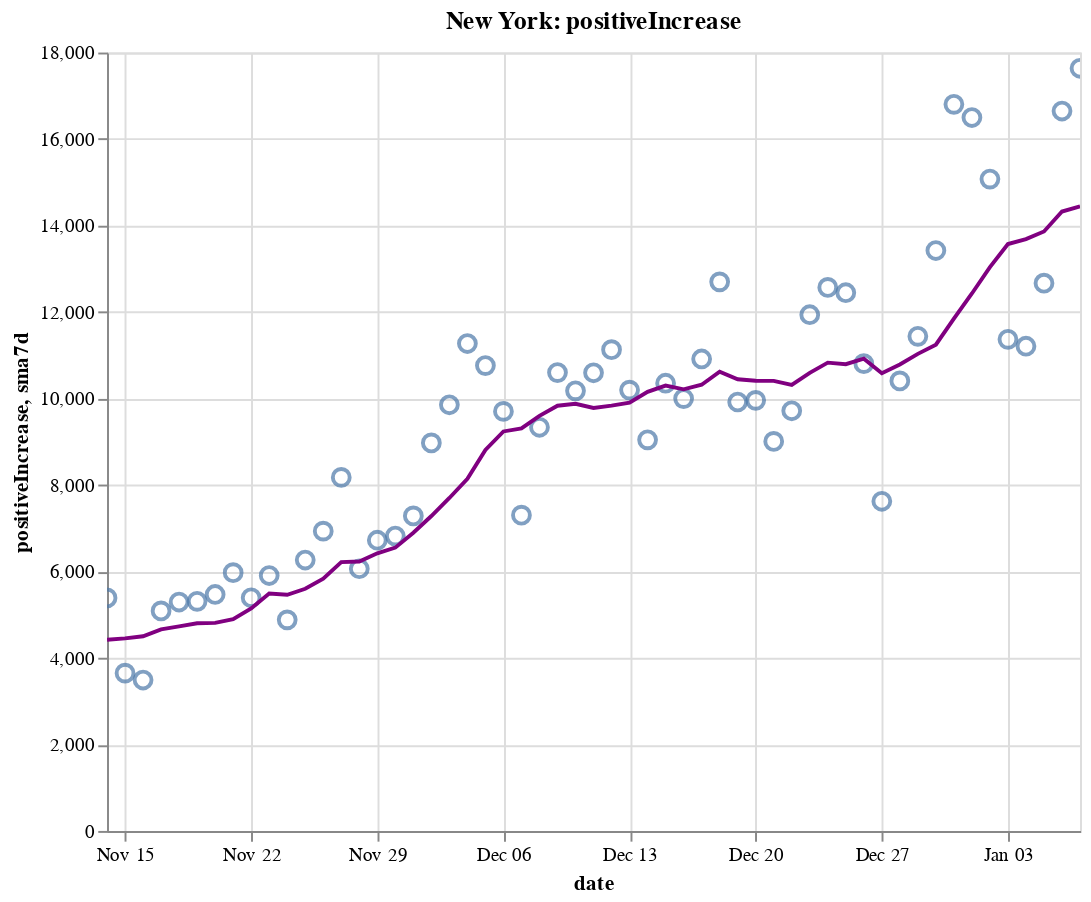

Notebook source saved alongside this figure:
### Code cell
create_plot(ny, 'positiveIncrease')

### Figure 1 — Vega-Lite specification as saved in the notebook (floating-point values rounded to 4 significant figures)
{"config": {"view": {"continuousWidth": 400, "continuousHeight": 300}}, "layer": [{"layer": [{"mark": {"type": "point", "size": 75}, "encoding": {"tooltip": [{"type": "temporal", "field": "date"}, {"type": "quantitative", "field": "positiveIncrease"}, {"type": "quantitative", "field": "sma7d"}], "x": {"type": "temporal", "field": "date"}, "y": {"type": "quantitative", "field": "positiveIncrease"}}, "selection": {"selector008": {"type": "interval", "bind": "scales", "encodings": ["x", "y"]}}}, {"mark": {"type": "line", "color": "purple"}, "encoding": {"x": {"type": "temporal", "field": "date"}, "y": {"type": "quantitative", "field": "sma7d"}}}]}, {"mark": {"type": "rule", "color": "#aaa"}, "encoding": {"x": {"type": "temporal", "field": "date"}}, "transform": [{"filter": {"selection": "selector007"}}]}, {"mark": "circle", "encoding": {"opacity": {"condition": {"value": 1, "selection": "selector007"}, "value": 0}, "tooltip": [{"type": "temporal", "field": "date"}, {"type": "quantitative", "field": "positiveIncrease"}, {"type": "quantitative", "field": "sma7d"}], "x": {"type": "temporal", "field": "date"}, "y": {"type": "quantitative", "field": "positiveIncrease"}}, "selection": {"selector007": {"type": "single", "encodings": ["x"], "on": "mouseover", "nearest": true, "empty": "none"}}}, {"mark": {"type": "text", "align": "left", "dx": 5, "dy": -5, "stroke": "white", "strokeWidth": 2}, "encoding": {"text": {"type": "quantitative", "field": "positiveIncrease"}, "tooltip": [{"type": "temporal", "field": "date"}, {"type": "quantitative", "field": "positiveIncrease"}, {"type": "quantitative", "field": "sma7d"}], "x": {"type": "temporal", "field": "date"}, "y": {"type": "quantitative", "field": "positiveIncrease"}}, "transform": [{"filter": {"selection": "selector007"}}]}, {"mark": {"type": "text", "align": "left", "dx": 5, "dy": -5}, "encoding": {"text": {"type": "quantitative", "field": "positiveIncrease"}, "tooltip": [{"type": "temporal", "field": "date"}, {"type": "quantitative", "field": "positiveIncrease"}, {"type": "quantitative", "field": "sma7d"}], "x": {"type": "temporal", "field": "date"}, "y": {"type": "quantitative", "field": "positiveIncrease"}}, "transform": [{"filter": {"selection": "selector007"}}]}], "data": {"name": "data-5116a0d3b9ea632a036a07da962b2170"}, "height": 400, "title": "New York: positiveIncrease", "width": 500, "$schema": "https://vega.github.io/schema/vega-lite/v4.8.1.json", "datasets": {"data-5116a0d3b9ea632a036a07da962b2170": [{"date": "2020-11-14T00:00:00", "totalTestResultsIncrease": 184200.0, "positiveIncrease": 5388.0, "death": 26100.0, "deathIncrease": 24.0, "positiveRate": 0.029, "state": "New York", "sma7d": 4420.0}, {"date": "2020-11-15T00:00:00", "totalTestResultsIncrease": 133200.0, "positiveIncrease": 3649.0, "death": 26130.0, "deathIncrease": 30.0, "positiveRate": 0.027, "state": "New York", "sma7d": 4452.0}, {"date": "2020-11-16T00:00:00", "totalTestResultsIncrease": 124600.0, "positiveIncrease": 3490.0, "death": 26160.0, "deathIncrease": 26.0, "positiveRate": 0.028, "state": "New York", "sma7d": 4501.0}, {"date": "2020-11-17T00:00:00", "totalTestResultsIncrease": 159900.0, "positiveIncrease": 5088.0, "death": 26190.0, "deathIncrease": 30.0, "positiveRate": 0.032, "state": "New York", "sma7d": 4662.0}, {"date": "2020-11-18T00:00:00", "totalTestResultsIncrease": 154400.0, "positiveIncrease": 5294.0, "death": 26220.0, "deathIncrease": 36.0, "positiveRate": 0.034, "state": "New York", "sma7d": 4730.0}, {"date": "2020-11-19T00:00:00", "totalTestResultsIncrease": 195200.0, "positiveIncrease": 5310.0, "death": 26260.0, "deathIncrease": 32.0, "positiveRate": 0.027, "state": "New York", "sma7d": 4803.0}, {"date": "2020-11-20T00:00:00", "totalTestResultsIncrease": 205500.0, "positiveIncrease": 5468.0, "death": 26290.0, "deathIncrease": 35.0, "positiveRate": 0.027, "state": "New York", "sma7d": 4812.0}, {"date": "2020-11-21T00:00:00", "totalTestResultsIncrease": 207900.0, "positiveIncrease": 5972.0, "death": 26330.0, "deathIncrease": 34.0, "positiveRate": 0.029, "state": "New York", "sma7d": 4896.0}, {"date": "2020-11-22T00:00:00", "totalTestResultsIncrease": 196600.0, "positiveIncrease": 5392.0, "death": 26360.0, "deathIncrease": 31.0, "positiveRate": 0.027, "state": "New York", "sma7d": 5145.0}, {"date": "2020-11-23T00:00:00", "totalTestResultsIncrease": 191500.0, "positiveIncrease": 5906.0, "death": 26390.0, "deathIncrease": 33.0, "positiveRate": 0.031, "state": "New York", "sma7d": 5490.0}, {"date": "2020-11-24T00:00:00", "totalTestResultsIncrease": 164800.0, "positiveIncrease": 4881.0, "death": 26440.0, "deathIncrease": 51.0, "positiveRate": 0.03, "state": "New York", "sma7d": 5460.0}, {"date": "2020-11-25T00:00:00", "totalTestResultsIncrease": 173100.0, "positiveIncrease": 6265.0, "death": 26480.0, "deathIncrease": 41.0, "positiveRate": 0.036, "state": "New York", "sma7d": 5599.0}, {"date": "2020-11-26T00:00:00", "totalTestResultsIncrease": 217700.0, "positiveIncrease": 6933.0, "death": 26550.0, "deathIncrease": 67.0, "positiveRate": 0.032, "state": "New York", "sma7d": 5831.0}, {"date": "2020-11-27T00:00:00", "totalTestResultsIncrease": 219400.0, "positiveIncrease": 8176.0, "death": 26590.0, "deathIncrease": 39.0, "positiveRate": 0.037, "state": "New York", "sma7d": 6218.0}, {"date": "2020-11-28T00:00:00", "totalTestResultsIncrease": 152400.0, "positiveIncrease": 6063.0, "death": 26630.0, "deathIncrease": 44.0, "positiveRate": 0.04, "state": "New York", "sma7d": 6231.0}, {"date": "2020-11-29T00:00:00", "totalTestResultsIncrease": 157300.0, "positiveIncrease": 6723.0, "death": 26690.0, "deathIncrease": 58.0, "positiveRate": 0.043, "state": "New York", "sma7d": 6421.0}, {"date": "2020-11-30T00:00:00", "totalTestResultsIncrease": 149000.0, "positiveIncrease": 6819.0, "death": 26750.0, "deathIncrease": 57.0, "positiveRate": 0.046, "state": "New York", "sma7d": 6551.0}, {"date": "2020-12-01T00:00:00", "totalTestResultsIncrease": 146700.0, "positiveIncrease": 7285.0, "death": 26820.0, "deathIncrease": 69.0, "positiveRate": 0.05, "state": "New York", "sma7d": 6895.0}, {"date": "2020-12-02T00:00:00", "totalTestResultsIncrease": 193600.0, "positiveIncrease": 8973.0, "death": 26890.0, "deathIncrease": 73.0, "positiveRate": 0.046, "state": "New York", "sma7d": 7282.0}, {"date": "2020-12-03T00:00:00", "totalTestResultsIncrease": 203400.0, "positiveIncrease": 9855.0, "death": 26960.0, "deathIncrease": 66.0, "positiveRate": 0.048, "state": "New York", "sma7d": 7699.0}, {"date": "2020-12-04T00:00:00", "totalTestResultsIncrease": 208300.0, "positiveIncrease": 11270.0, "death": 27020.0, "deathIncrease": 62.0, "positiveRate": 0.054, "state": "New York", "sma7d": 8141.0}, {"date": "2020-12-05T00:00:00", "totalTestResultsIncrease": 215400.0, "positiveIncrease": 10760.0, "death": 27090.0, "deathIncrease": 72.0, "positiveRate": 0.05, "state": "New York", "sma7d": 8812.0}, {"date": "2020-12-06T00:00:00", "totalTestResultsIncrease": 205800.0, "positiveIncrease": 9702.0, "death": 27150.0, "deathIncrease": 60.0, "positiveRate": 0.047, "state": "New York", "sma7d": 9238.0}, {"date": "2020-12-07T00:00:00", "totalTestResultsIncrease": 152300.0, "positiveIncrease": 7302.0, "death": 27230.0, "deathIncrease": 83.0, "positiveRate": 0.048, "state": "New York", "sma7d": 9307.0}, {"date": "2020-12-08T00:00:00", "totalTestResultsIncrease": 162500.0, "positiveIncrease": 9335.0, "death": 27310.0, "deathIncrease": 75.0, "positiveRate": 0.057, "state": "New York", "sma7d": 9600.0}, {"date": "2020-12-09T00:00:00", "totalTestResultsIncrease": 194600.0, "positiveIncrease": 10600.0, "death": 27400.0, "deathIncrease": 97.0, "positiveRate": 0.054, "state": "New York", "sma7d": 9832.0}, {"date": "2020-12-10T00:00:00", "totalTestResultsIncrease": 197400.0, "positiveIncrease": 10180.0, "death": 27500.0, "deathIncrease": 94.0, "positiveRate": 0.052, "state": "New York", "sma7d": 9878.0}, {"date": "2020-12-11T00:00:00", "totalTestResultsIncrease": 212700.0, "positiveIncrease": 10600.0, "death": 27590.0, "deathIncrease": 89.0, "positiveRate": 0.05, "state": "New York", "sma7d": 9782.0}, {"date": "2020-12-12T00:00:00", "totalTestResultsIncrease": 242900.0, "positiveIncrease": 11130.0, "death": 27680.0, "deathIncrease": 88.0, "positiveRate": 0.046, "state": "New York", "sma7d": 9834.0}, {"date": "2020-12-13T00:00:00", "totalTestResultsIncrease": 205200.0, "positiveIncrease": 10190.0, "death": 27780.0, "deathIncrease": 110.0, "positiveRate": 0.05, "state": "New York", "sma7d": 9905.0}, {"date": "2020-12-14T00:00:00", "totalTestResultsIncrease": 159800.0, "positiveIncrease": 9044.0, "death": 27870.0, "deathIncrease": 85.0, "positiveRate": 0.057, "state": "New York", "sma7d": 10150.0}, {"date": "2020-12-15T00:00:00", "totalTestResultsIncrease": 194200.0, "positiveIncrease": 10350.0, "death": 28000.0, "deathIncrease": 132.0, "positiveRate": 0.053, "state": "New York", "sma7d": 10300.0}, {"date": "2020-12-16T00:00:00", "totalTestResultsIncrease": 160900.0, "positiveIncrease": 9998.0, "death": 28100.0, "deathIncrease": 98.0, "positiveRate": 0.062, "state": "New York", "sma7d": 10210.0}, {"date": "2020-12-17T00:00:00", "totalTestResultsIncrease": 202800.0, "positiveIncrease": 10910.0, "death": 28220.0, "deathIncrease": 122.0, "positiveRate": 0.054, "state": "New York", "sma7d": 10320.0}, {"date": "2020-12-18T00:00:00", "totalTestResultsIncrease": 249400.0, "positiveIncrease": 12700.0, "death": 28340.0, "deathIncrease": 122.0, "positiveRate": 0.051, "state": "New York", "sma7d": 10620.0}, {"date": "2020-12-19T00:00:00", "totalTestResultsIncrease": 191500.0, "positiveIncrease": 9919.0, "death": 28470.0, "deathIncrease": 130.0, "positiveRate": 0.052, "state": "New York", "sma7d": 10450.0}, {"date": "2020-12-20T00:00:00", "totalTestResultsIncrease": 197300.0, "positiveIncrease": 9957.0, "death": 28600.0, "deathIncrease": 124.0, "positiveRate": 0.05, "state": "New York", "sma7d": 10410.0}, {"date": "2020-12-21T00:00:00", "totalTestResultsIncrease": 156500.0, "positiveIncrease": 9007.0, "death": 28710.0, "deathIncrease": 111.0, "positiveRate": 0.058, "state": "New York", "sma7d": 10410.0}, {"date": "2020-12-22T00:00:00", "totalTestResultsIncrease": 164900.0, "positiveIncrease": 9716.0, "death": 28850.0, "deathIncrease": 141.0, "positiveRate": 0.059, "state": "New York", "sma7d": 10320.0}, {"date": "2020-12-23T00:00:00", "totalTestResultsIncrease": 204400.0, "positiveIncrease": 11940.0, "death": 29020.0, "deathIncrease": 166.0, "positiveRate": 0.058, "state": "New York", "sma7d": 10590.0}, {"date": "2020-12-24T00:00:00", "totalTestResultsIncrease": 226300.0, "positiveIncrease": 12570.0, "death": 29150.0, "deathIncrease": 133.0, "positiveRate": 0.056, "state": "New York", "sma7d": 10830.0}, {"date": "2020-12-25T00:00:00", "totalTestResultsIncrease": 226600.0, "positiveIncrease": 12450.0, "death": 29270.0, "deathIncrease": 121.0, "positiveRate": 0.055, "state": "New York", "sma7d": 10790.0}, {"date": "2020-12-26T00:00:00", "totalTestResultsIncrease": 201400.0, "positiveIncrease": 10810.0, "death": 29400.0, "deathIncrease": 126.0, "positiveRate": 0.054, "state": "New York", "sma7d": 10920.0}, {"date": "2020-12-27T00:00:00", "totalTestResultsIncrease": 130300.0, "positiveIncrease": 7623.0, "death": 29510.0, "deathIncrease": 115.0, "positiveRate": 0.059, "state": "New York", "sma7d": 10590.0}, {"date": "2020-12-28T00:00:00", "totalTestResultsIncrease": 124900.0, "positiveIncrease": 10410.0, "death": 29630.0, "deathIncrease": 118.0, "positiveRate": 0.083, "state": "New York", "sma7d": 10790.0}, {"date": "2020-12-29T00:00:00", "totalTestResultsIncrease": 160200.0, "positiveIncrease": 11440.0, "death": 29760.0, "deathIncrease": 127.0, "positiveRate": 0.071, "state": "New York", "sma7d": 11030.0}, {"date": "2020-12-30T00:00:00", "totalTestResultsIncrease": 154900.0, "positiveIncrease": 13420.0, "death": 29900.0, "deathIncrease": 149.0, "positiveRate": 0.087, "state": "New York", "sma7d": 11240.0}, {"date": "2020-12-31T00:00:00", "totalTestResultsIncrease": 216600.0, "positiveIncrease": 16800.0, "death": 30040.0, "deathIncrease": 135.0, "positiveRate": 0.078, "state": "New York", "sma7d": 11850.0}, {"date": "2021-01-01T00:00:00", "totalTestResultsIncrease": 219300.0, "positiveIncrease": 16500.0, "death": 30210.0, "deathIncrease": 168.0, "positiveRate": 0.075, "state": "New York", "sma7d": 12430.0}, {"date": "2021-01-02T00:00:00", "totalTestResultsIncrease": 202400.0, "positiveIncrease": 15070.0, "death": 30340.0, "deathIncrease": 129.0, "positiveRate": 0.074, "state": "New York", "sma7d": 13040.0}, {"date": "2021-01-03T00:00:00", "totalTestResultsIncrease": 142300.0, "positiveIncrease": 11370.0, "death": 30480.0, "deathIncrease": 139.0, "positiveRate": 0.08, "state": "New York", "sma7d": 13570.0}, {"date": "2021-01-04T00:00:00", "totalTestResultsIncrease": 134400.0, "positiveIncrease": 11210.0, "death": 30650.0, "deathIncrease": 172.0, "positiveRate": 0.083, "state": "New York", "sma7d": 13690.0}, {"date": "2021-01-05T00:00:00", "totalTestResultsIncrease": 152400.0, "positiveIncrease": 12670.0, "death": 30800.0, "deathIncrease": 154.0, "positiveRate": 0.083, "state": "New York", "sma7d": 13860.0}, {"date": "2021-01-06T00:00:00", "totalTestResultsIncrease": 197800.0, "positiveIncrease": 16650.0, "death": 30960.0, "deathIncrease": 163.0, "positiveRate": 0.084, "state": "New York", "sma7d": 14320.0}, {"date": "2021-01-07T00:00:00", "totalTestResultsIncrease": 238600.0, "positiveIncrease": 17640.0, "death": 31160.0, "deathIncrease": 199.0, "positiveRate": 0.074, "state": "New York", "sma7d": 14440.0}]}}
